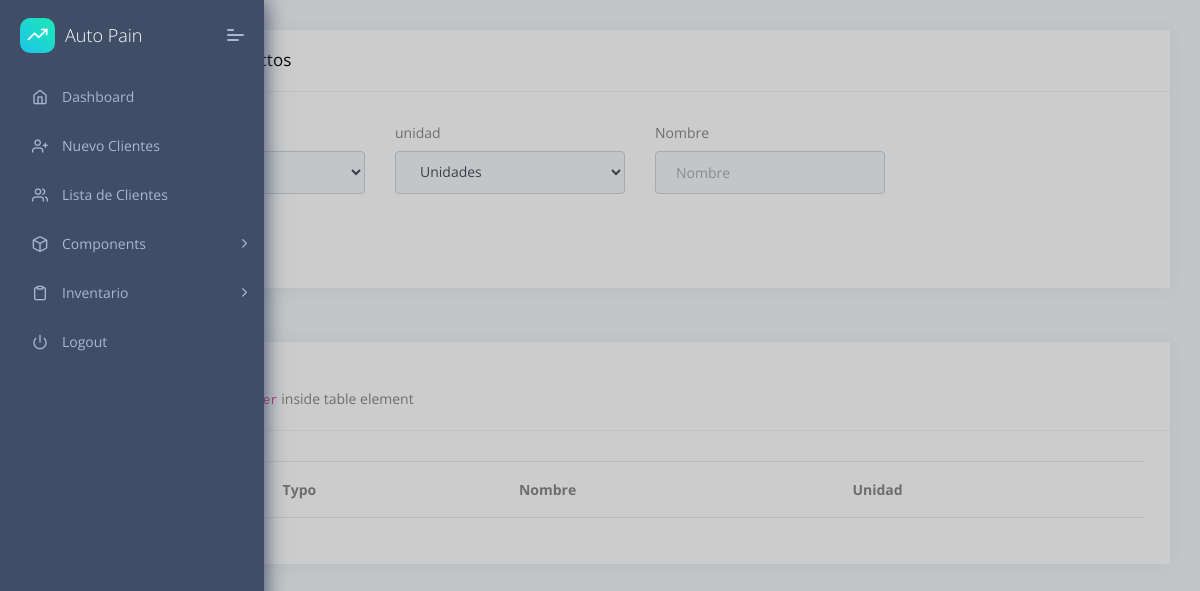
/productos/unidad (signed in), run on an earlier commit of the app's database.
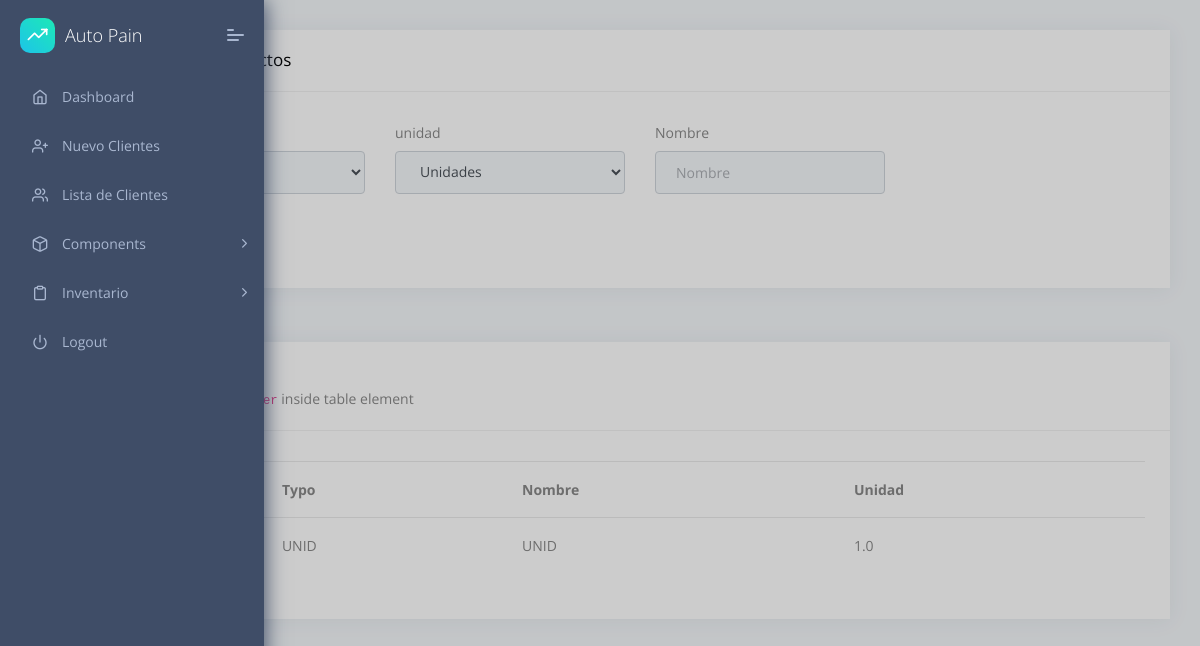
And on a later commit of the database.
### src/models/Productos.py (models this page shows)
class CantidadUnidad(db.Model):
    __tablename__ = "cantidad_unidades"
    id = db.Column(db.Integer, primary_key=True)
    name = db.Column(db.String(255), nullable=False)
    unidad = db.Column(db.Float, nullable=False)
    id_unidad = db.Column(db.Integer, db.ForeignKey("unidades.id"), nullable=False)
    unidades = relationship("Unidad", back_populates="cantidad_unidades")
    inventarioproductos = relationship("InventarioProducto", back_populates="cantidad_unidades")
    historialventas = relationship("HistorialVentas", back_populates="cantidad_unidades")
    created = db.Column(db.DateTime, nullable=False, default=datetime.utcnow)
    status = db.Column(db.Boolean, unique=False, default=True)

class Unidad(db.Model):
    __tablename__ = "unidades"
    id = db.Column(db.Integer, primary_key=True)
    typo = db.Column(db.String(50), nullable=False)
    productos = relationship("Producto", back_populates="unidades")
    cantidad_unidades = relationship("CantidadUnidad", back_populates="unidades")

### src/views/producto.py (the view, shortened to what this page needs)
@producto.route('/unidad', methods=['GET', 'POST'])
@login_required
def unidad():
    query_unidad = Unidad.query.all()
    query_cantidad_unidad = CantidadUnidad.query.all()
    return render_template('productos/unidad.html',
                           unidades=query_unidad,
                           cantidad_unidad=query_cantidad_unidad,
                           current_date_format=current_date_format,
                           format_number=format_number)

### src/views/auth.py (called while the page is built)
@login_manager.user_loader
def load_user(user_id):
    return User.query.get(int(user_id))

### src/templates/productos/unidad.html (shortened to what the changed rows need)
{% extends "layouts/base.html" %} {% block title %} UI Forms {% endblock %}
{% block stylesheets %}{% endblock stylesheets %} {% block content %}
<div class="pcoded-content">
    <div class="pcoded-inner-content">
        <div class="main-body">
            <div class="page-wrapper">
                <div class="row">
                    <div class="col-xl-12 pt-4">
                        <div class="card">
                            <div class="card-block table-border-style">
                                <div class="table-responsive">
                                    <table class="table table-hover">
                                        <thead>
                                            <tr>
                                                <th>#</th>
                                                <th>Typo</th>
                                                <th>Nombre</th>
                                                <th>Unidad</th>
                                            </tr>
                                        </thead>
                                        <tbody>
                                            {% for item in cantidad_unidad %}
                                            <tr>
                                                <td>{{item.id}}</td>
                                                <td>{{item.unidades.typo}}</td>
                                                <td>{{item.name}}</td>
                                                <td>{{item.unidad}}</td>
                                            </tr>
                                            {% endfor %}
                                        </tbody>
                                    </table>
                                </div>
                            </div>
                        </div>
                    </div>
                </div>
            </div>
        </div>
    </div>
</div>
{% endblock content %}

What changed in the data, as far as the page shows it:
added CantidadUnidad: unidades.typo "UNID", name "UNID", unidad "1.0"
